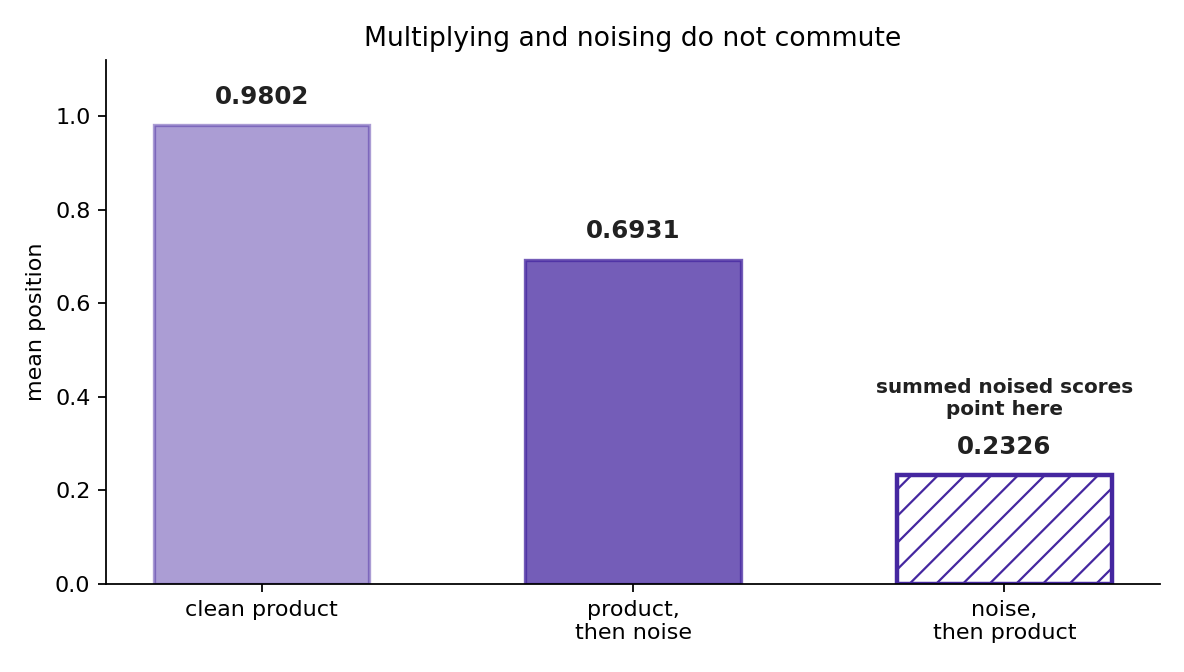

Recreate this plot in Python.
import json
from pathlib import Path

import matplotlib.pyplot as plt
import numpy as np

INDIGO = "#4527a0"
INK = "#212121"

repo = Path(__file__).resolve().parents[4]
with (repo / "rebuild/out/walk-numbers.json").open() as f:
    numbers = json.load(f)

values = np.array([
    numbers["p2.clean_product_mean"],
    numbers["p2.noised_product_mean"],
    numbers["p2.product_of_noised_mean"],
])
labels = ["clean product", "product,\nthen noise", "noise,\nthen product"]

fig, ax = plt.subplots(figsize=(7.4, 4.2))
bars = ax.bar(
    np.arange(3),
    values,
    color=[INDIGO, INDIGO, "white"],
    edgecolor=[INDIGO, INDIGO, INDIGO],
    width=0.58,
)

for bar, a, lw, h in zip(bars, [0.45, 0.75, 1.0], [1.5, 1.5, 2.0], [None, None, "//"]):
    bar.set_alpha(a)
    bar.set_linewidth(lw)
    if h:
        bar.set_hatch(h)

for bar, value in zip(bars, values):
    ax.text(
        bar.get_x() + bar.get_width() / 2,
        value + 0.035,
        f"{value:.4f}",
        ha="center",
        va="bottom",
        fontsize=11,
        weight="bold",
        color=INK,
    )

ax.text(
    2,
    values[2] + 0.12,
    "summed noised scores\npoint here",
    ha="center",
    va="bottom",
    color=INK,
    fontsize=9,
    weight="bold",
)
ax.set_xticks(np.arange(3), labels)
ax.set_ylabel("mean position")
ax.set_ylim(0, 1.12)
ax.spines[["top", "right"]].set_visible(False)
ax.set_title("Multiplying and noising do not commute")
fig.tight_layout()
fig.savefig(Path(__file__).with_suffix(".png"), dpi=160)
